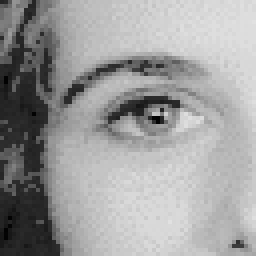
%> input picture Feature_Extraction_and_Image_Processing/matlab4/eye.jpg, 64 x 64 px (shown 4 times larger)
$ octave chapter4.m   (GNU Octave 9; MATLAB toolbox functions it lacks are replaced by stand-ins)
%> lines starting %> are read from the running program, lines starting %| are printed output that depends on the picture
%> further down, eye is the input picture: size 64x64x3 uint8; min 2, max 225, mean 157
### Feature_Extraction_and_Image_Processing/matlab4/edge_x.m
function vertical_edges = edge_x(image)
%Find edges by horizontal differencing
%
%  Usage: [new image] = edge_x(image)
%
%  Parameters: image      - array of points
%
%  Author: Mark S. Nixon

%get dimensions
[rows,cols]=size(image);
%> rows = 64; cols = 64

%set the output image to black
vertical_edges = zeros(rows,cols);
%this is equivalent to vertical_edges(1:rows,1:cols)=0

%then form the difference between horizontal successive points
for x = 1:cols-1 %address all columns except border
  for y = 1:rows %address all rows
    vertical_edges(y,x)=abs(image(y,x)-image(y,x+1));
  end
end
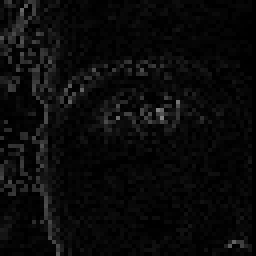
%> vertical_edges: size 64x64 double (shown 4 times larger); min 0, max 133, mean 10.1

### Feature_Extraction_and_Image_Processing/matlab4/edge_y.m
function horizontal_edges = edge_y(image)
%Find edges by vertical differencing
%
%  Usage: [new image] = edge_y(image)
%
%  Parameters: image      - array of points
%
%  Author: Mark S. Nixon

%get dimensions
[rows,cols]=size(image);

%set the output image to black
horizontal_edges= zeros(rows,cols);

%then form the difference between vertical successive points
for x = 1:cols %address all columns
  for y = 1:rows-1 %address all rows except border
    horizontal_edges(y,x)=abs(image(y,x)-image(y+1,x));
  end
end
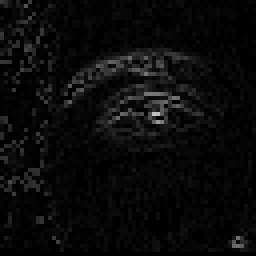
%> horizontal_edges: size 64x64 double (shown 4 times larger); min 0, max 192, mean 10.5

### Feature_Extraction_and_Image_Processing/matlab4/chapter4.m
%Chapter 4 Low-Level Feature Extraction and Edge Detection: CHAPTER4.M
%Written by: Mark S. Nixon

disp ('Welcome to the Chapter4 script')
disp ('This worksheet is the companion to Chapter 4 and is an introduction.')
disp ('The worksheet follows the text directly and allows you to process basic images.')

%Let's first empty the memory
clear

%Let's initialise the display colour
colormap(gray);

disp (' ')
disp ('Let us use the image of an eye.')
disp ('When you are ready to move on, press RETURN')
%read in the image
eye=imread('eye.jpg','jpg');
%images are stored as integers, so we need to double them for Matlab
%we also need to ensure we have a greyscale, not three colour planes
eye=double(eye(:,:,1));
%so let's display it
subplot(1,1,1), imagesc(eye);
plotedit on, title ('Image of an eye'), plotedit off
pause;

disp(' ')
disp ('We detect vertical edges by differencing horizontally adjacent')
disp ('points. Note how clearly the edge of the face appears')
%so we'll call the edge_x operator.

vertical=edge_x(eye);
imagesc(vertical);
plotedit on, title ('Vertical edges of an eye'), plotedit off
pause;

disp (' ')
disp ('We detect horizontal edges by differencing vertically adjacent points')
disp ('Notice how the side of the face now disappears, wheras the')
disp ('eyebrows appear')
%so we'll call the edge_y operator
subplot(1,2,2), horizontal=edge_y(eye);
subplot(1,2,1), imagesc(horizontal);
plotedit on, title ('Horizontal edges of an eye'), plotedit off
%> (this line was passed over: plotedit is not available in this run)
%> (this line was passed over: plotedit is not available in this run)
subplot(1,2,2), imagesc(vertical);
%> (the run ends here)
